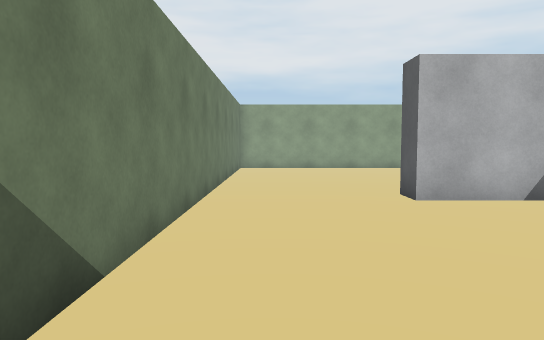
[1] (above)

24 first-person views from a walk through a Unity game level. The camera is 1.2 m above the floor, tilts 4° down and sees 70° across. The floor is counted in squares, 1 m on a side. Each view is taken from the middle of a square. On the plan, view 1 faces up. The plan holds only what a view shows up to about 15 squares ahead; the rest is blank. The place goes on beyond the plan. Surface patterns are stand-ins for the level's own textures.

[2]
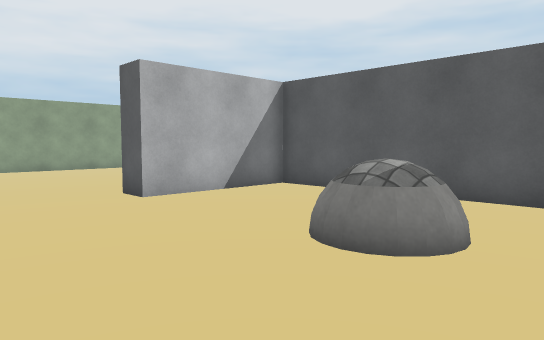

[3]
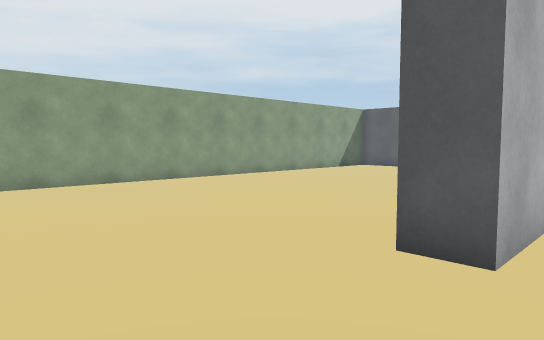

[4]
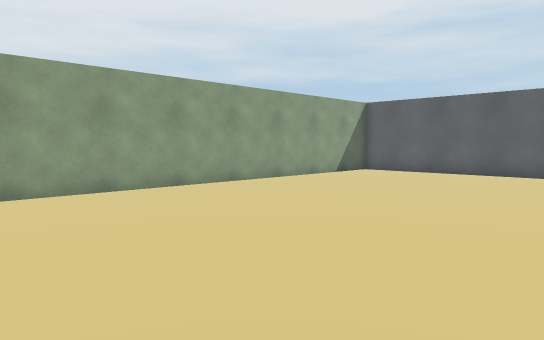

[5]
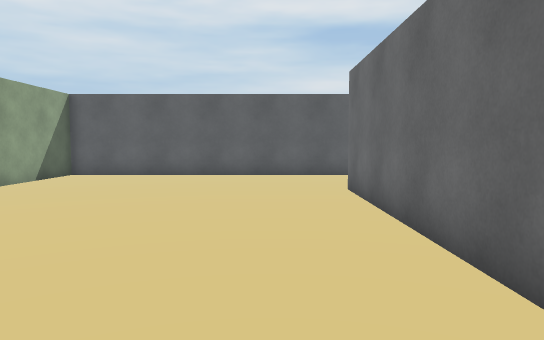

[6]
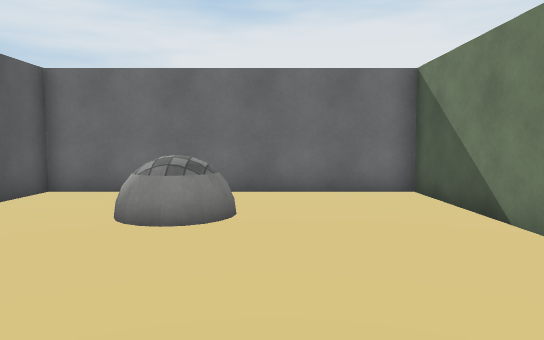

[7]
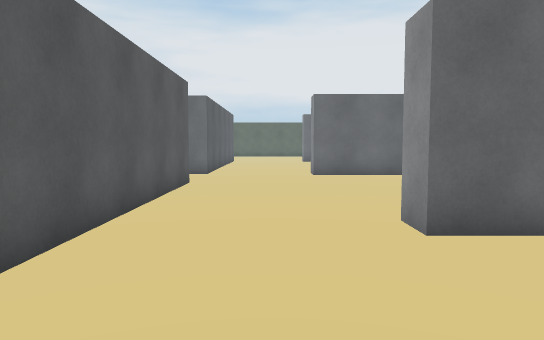

[8]
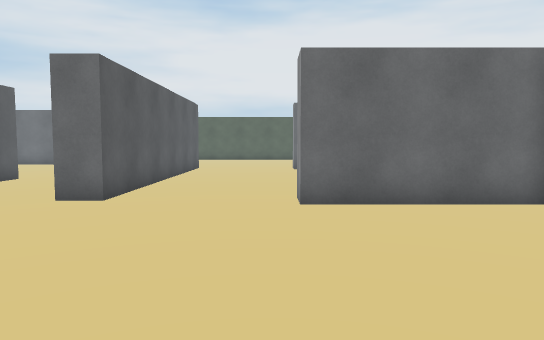

[9]
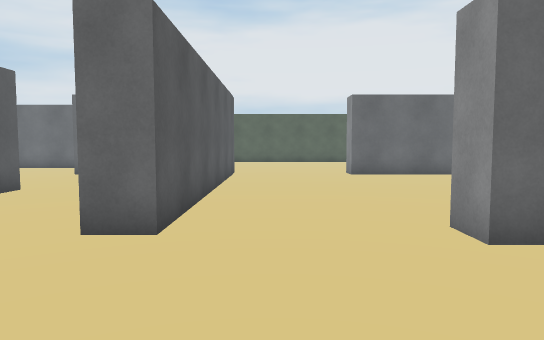

[10]
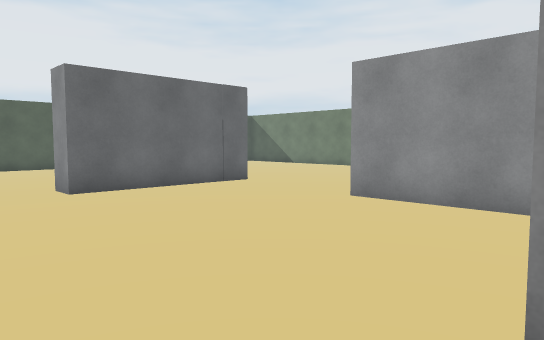

[11]
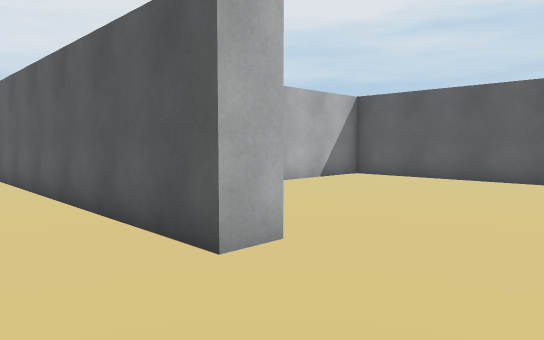

[12]
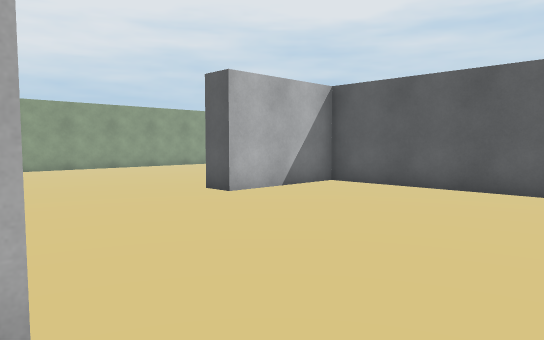

[13]
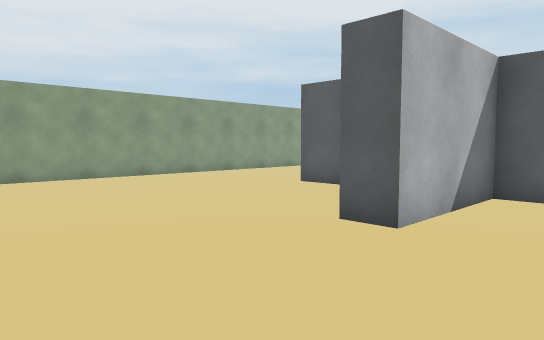

[14]
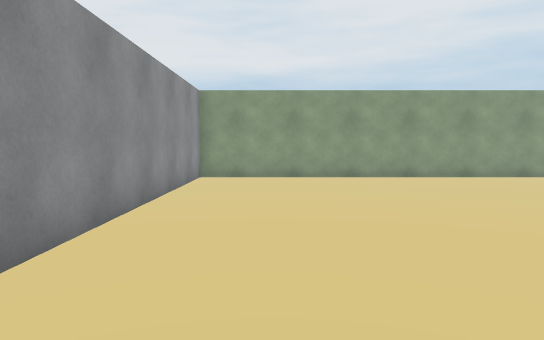

[15]
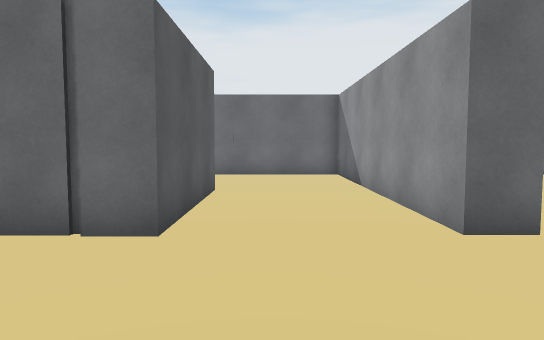

[16]
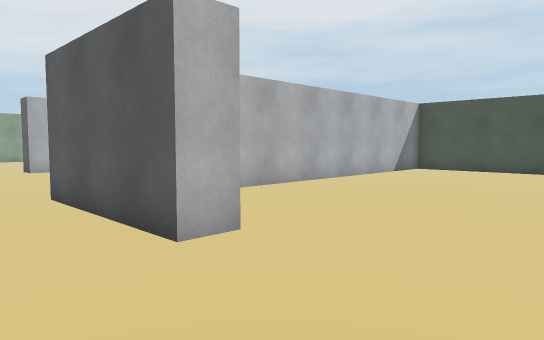

[17]
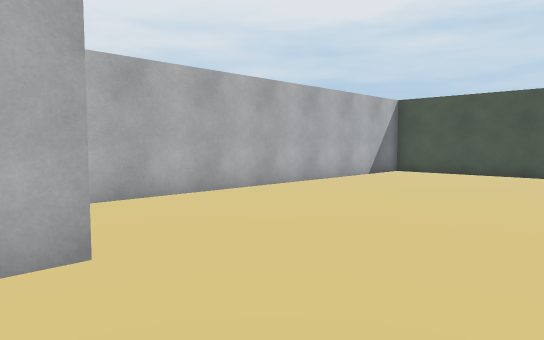

[18]
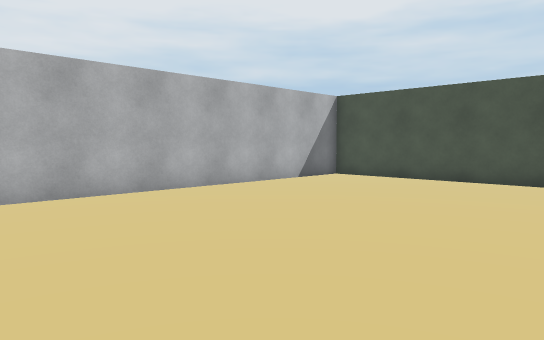

[19]
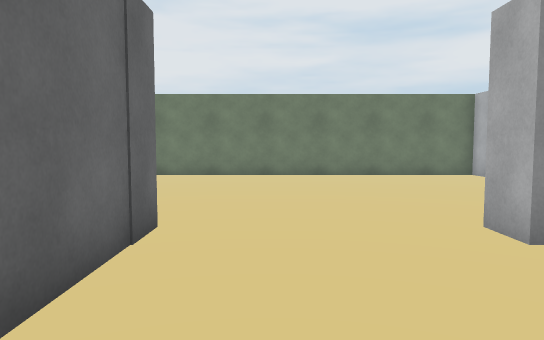

[20]
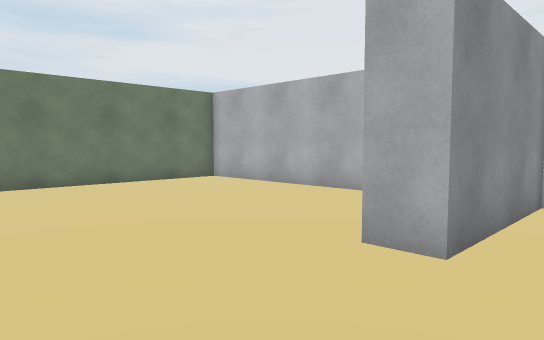

[21]
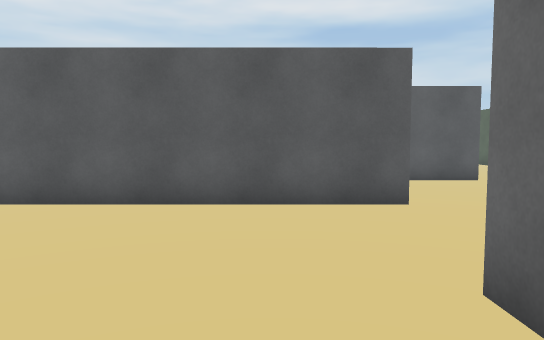

[22]
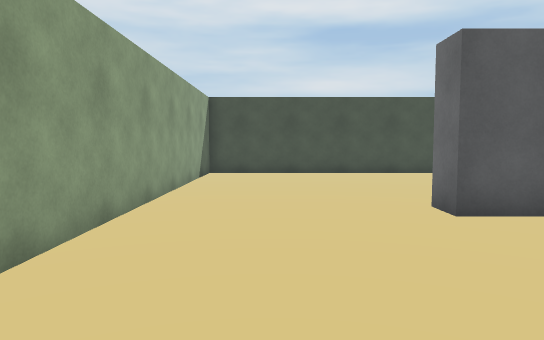

[23]
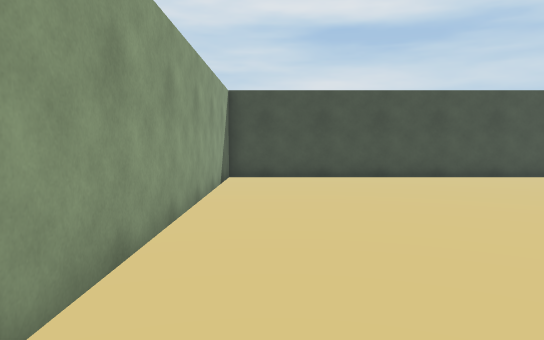

[24]
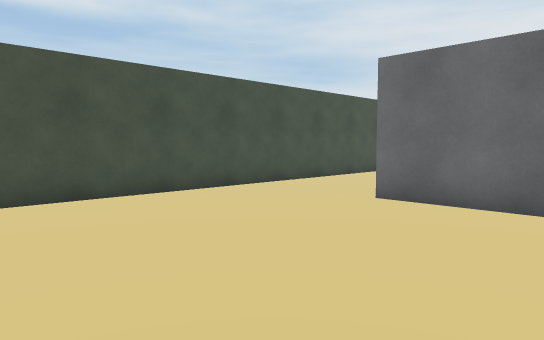

### Floor plan
Points are (right, up) in squares from view 1. A wall is a line through its corners. A room is listed if a view was taken in it or the views show most of it. See-through windows are left out.
Room 1 (views 1, 2, 3, 4, 5, 6, 7, 8, 9, 10, 11, 12, 13, 14, 15, 16, 17, 18, 19, 20, 21, 22, 23, 24)
walls: (18.6, 2.3) (17.5, 2.3) (17.5, 18.5) (1, 18.5); (8.6, -0.5) (13.4, -0.5) (13.4, -1.5); (8.5, -1.5) (8.5, -5.9) (7.5, -5.9); (28.2, 1.3) (28.2, 7.5) (24.1, 7.5) (24.1, 8.6); (23.5, -5.9) (22.5, -5.9) (22.5, -1) (24.6, -1); (5.6, 9) (13, 9) (13, 8); (4.8, -1.5) (-1.5, -1.5) (-1.5, -11.5); (28.3, 11.4) (28.3, 13) (29.3, 13); (30.3, 8.5) (33.4, 8.4); (17.5, -11.5) (17.5, -1) (18.5, -1) (18.5, -10.7) (23.5, -10.7); (7.5, -10.7) (13, -10.7) (13, -11.5); (37.5, 3.1) (37.5, 18.5) (18.5, 18.5) (18.5, 8.5); (-1.5, 14.8) (-1.5, -0.5) (7.5, -0.5) (7.5, 8) (3, 8) (3, 9.1); (37.5, -8.9) (37.5, -2.1) (24.8, -2.1)
objects: ball (3, 2) to (4, 3)

Positions as (right, up) in squares from view 1, and headings:
1: (0, 0), facing up
2: (-1, 0), facing up-right
3: (-1, 7), facing up-right
4: (2, 9), facing up-right
5: (3, 11), facing right
6: (2, 9), facing down
7: (15, 14), facing down
8: (14, 7), facing down
9: (16, 4), facing down
10: (16, -1), facing down-left
11: (15, -1), facing up-right
12: (18, 0), facing up-right
13: (19, 5), facing up-right
14: (21, 5), facing up
15: (21, 4), facing down
16: (20, -10), facing up-right
17: (22, -10), facing up-right
18: (25, -11), facing up-right
19: (13, -9), facing left
20: (10, -10), facing up-left
21: (10, -9), facing right
22: (22, 16), facing right
23: (24, 17), facing right
24: (29, 16), facing down-right
